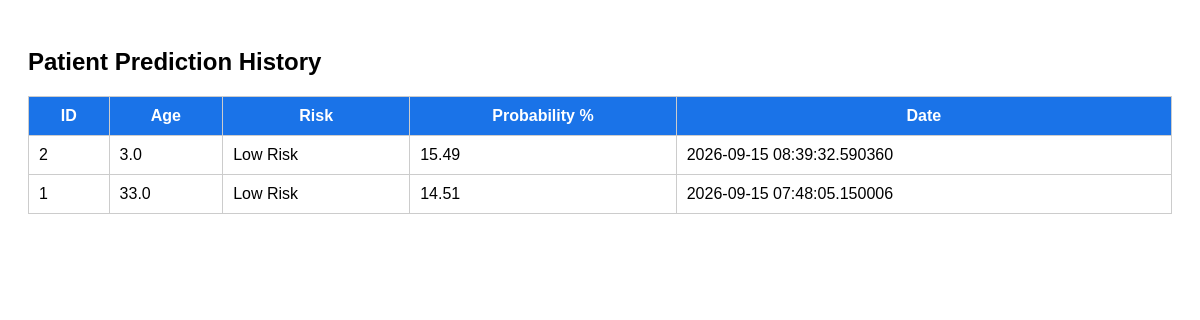
Before: /history with the older database file.
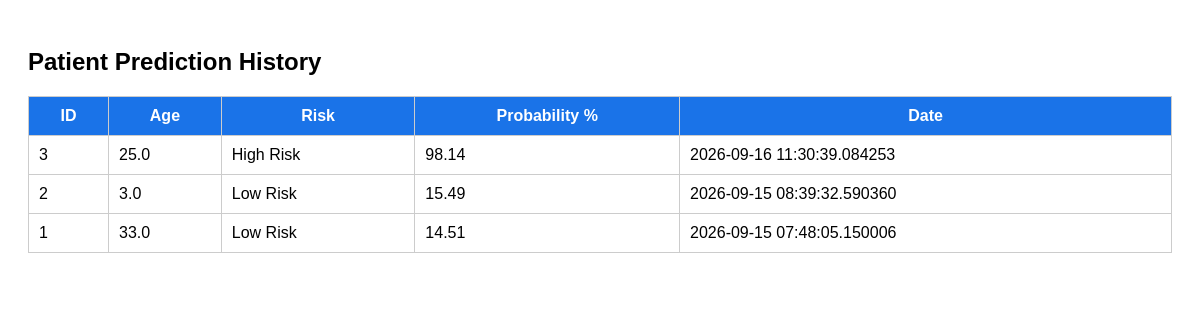
After: the same page with the newer database file.
### app.py (models this page shows)
class Patient(db.Model):
    id = db.Column(
        db.Integer,
        primary_key=True
    )
    age = db.Column(
        db.Float
    )
    gender = db.Column(
        db.Float
    )
    bmi = db.Column(
        db.Float
    )
    systolic = db.Column(
        db.Float
    )
    diastolic = db.Column(
        db.Float
    )
    cholesterol = db.Column(
        db.Float
    )
    risk = db.Column(
        db.String(50)
    )
    probability = db.Column(
        db.Float
    )
    date = db.Column(
        db.DateTime,
        default=datetime.utcnow
    )

### app.py (the view)
@app.route("/history")
def history():
    patients = Patient.query.order_by(
        Patient.date.desc()
    ).all()
    return render_template(
        "history.html",
        patients=patients
    )

### templates/history.html (shortened to what this page needs)
<!DOCTYPE html>
<html>
<head>
</head>
<body>
<h2>Patient Prediction History</h2>
<table>
    <tr>
        <th>ID</th>
        <th>Age</th>
        <th>Risk</th>
        <th>Probability %</th>
        <th>Date</th>
    </tr>
    {% for p in patients %}
    <tr>
        <td>{{ p.id }}</td>
        <td>{{ p.age }}</td>
        <td>{{ p.risk }}</td>
        <td>{{ p.probability }}</td>
        <td>{{ p.date }}</td>
    </tr>
    {% endfor %}
</table>
</body>
</html>

Changed rows visible on the page:
added Patient: id "3", age "25.0", risk "High Risk", probability "98.14", date "2026-09-16 11:30:39.084253"
